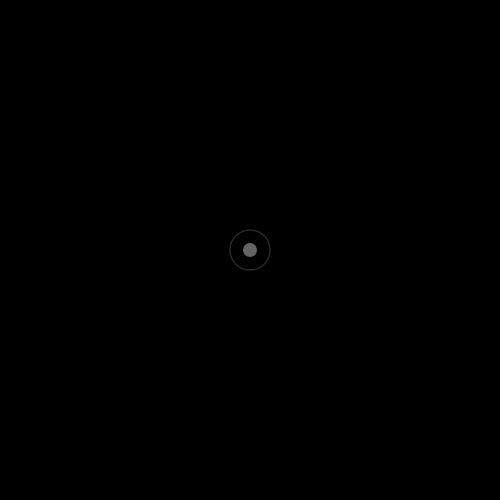
Frame 1 (no input)
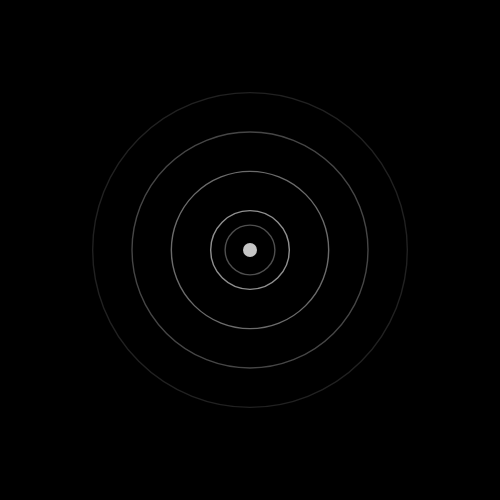
Frame 60 (no input)
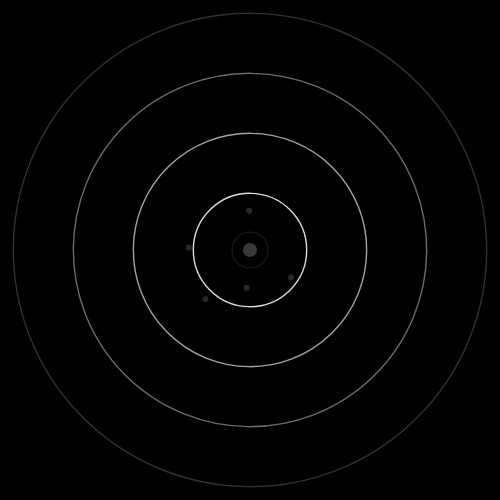
Frame 120 (the mouse pressed at the canvas centre since frame 60)

The p5.js sketch that drew these frames (run headless with seeded random() and noise() and a simulated clock; from frame 60 on, the mouse is pressed at the canvas centre):

// p5.js sketch
// ── sketch.js
///sketch.js - fundraising



/// 3. FUNDRAISING

let t = 0;
const maxCircles = 4;
const baseRadius = 60;
const pulseSpeed = 0.03; // velocidade do pulso da respiração

const totalDuration = 600;   // 10 segundos em frames (~60fps)
const growDuration = 90;     // fase de crescimento (1.5s)
const shrinkDuration = 90;   // fase de retração (1.5s)
const pulseDuration = totalDuration - growDuration - shrinkDuration; // 7s

let orbiters = [];

function setup() {
  createCanvas(500, 500);
  angleMode(RADIANS);
  noFill();
  strokeWeight(1.4);

  // Inicializa partículas orbitantes com propriedades aleatórias
  for (let i = 0; i < 5; i++) {
    orbiters.push({
      angle: random(TWO_PI),
      radius: random(100, 250),
      speed: random(0.003, 0.008),
      progress: 0, // progresso do surgimento (0 a 1)
    });
  }
}

function draw() {
  background(0);
  translate(width / 2, height / 2);

  let cycleTime = t % totalDuration;

  // Reinicia progress das partículas a cada novo ciclo
  if (cycleTime === 0) {
    for (let orb of orbiters) {
      orb.progress = 0;
    }
  }

  drawPulsingPoint();

  if (cycleTime < growDuration) {
    let progress = cycleTime / growDuration;
    drawGrowingCircles(progress);
  } else if (cycleTime < growDuration + pulseDuration) {
    drawAnimatedCircles();
    let orbitProgress = (cycleTime - growDuration) / pulseDuration;
    drawOrbiters(true, orbitProgress);
  } else {
    let shrinkProgress = (cycleTime - growDuration - pulseDuration) / shrinkDuration;
    drawGrowingCircles(1 - shrinkProgress);
  }

  t++;
}
// Ponto central pulsante com glow
function drawPulsingPoint() {
  noStroke();
  let syncPulse = sin(t * pulseSpeed);
  let pulse = 100 + 100 * syncPulse;
  fill(255, pulse);
  ellipse(0, 0, 14);

  noFill();
  stroke(255, 40 + 40 * syncPulse);
  ellipse(0, 0, 40 + 10 * syncPulse);
}

// Desenha círculos crescendo/retraindo com opacidade proporcional
function drawGrowingCircles(progress) {
  noFill();
  for (let i = 1; i <= maxCircles; i++) {
    let targetRadius = baseRadius * i;
    let r = targetRadius * progress;
    stroke(255, map(i, 1, maxCircles, 220, 50) * progress);
    ellipse(0, 0, r * 2);
  }
}

// Desenha círculos pulsantes em movimento rotativo leve
function drawAnimatedCircles() {
  noFill();
  push();
  rotate(0.01 * sin(t * 0.01));
  let syncPulse = sin(t * pulseSpeed);
  for (let i = 1; i <= maxCircles; i++) {
    let offset = syncPulse * 8;
    let r = baseRadius * i + offset;
    stroke(255, map(i, 1, maxCircles, 220, 50));
    ellipse(0, 0, r * 2);
  }
  pop();
}

// Desenha partículas orbitantes com progressão de surgimento
function drawOrbiters(active, progress) {
  if (!active) return;
  for (let orb of orbiters) {
    orb.angle += orb.speed;

    // Animação de surgimento progressivo
    if (orb.progress < 1) {
      orb.progress = min(1, orb.progress + 0.01);
    }

    let px = cos(orb.angle) * orb.radius * orb.progress;
    let py = sin(orb.angle) * orb.radius * orb.progress;
    fill(255, 140 * orb.progress);
    noStroke();
    ellipse(px, py, 6);
  }
}

//// TEMPO TOTAL DA ANIMAÇÃO: 10s
